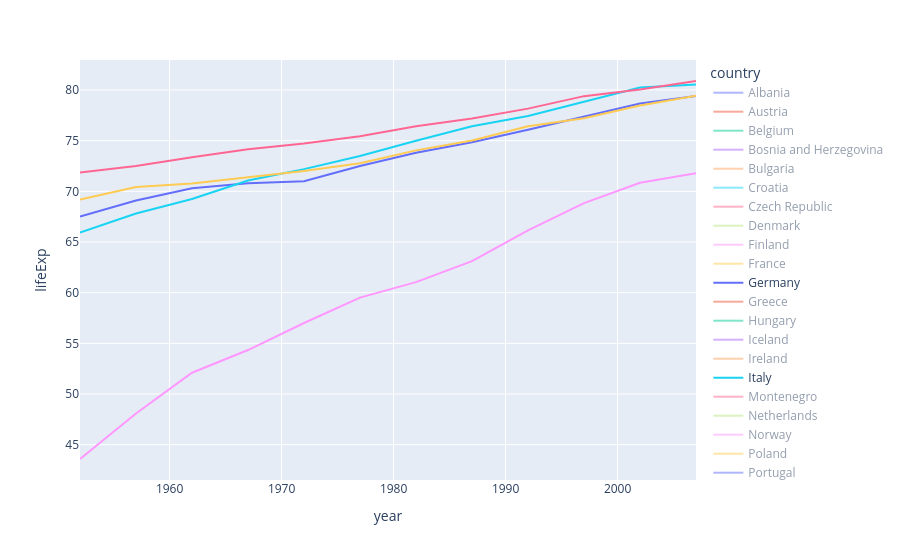

Notebook code cell kept with this figure:
### Code cell
fig = px.line(df, x="year" , y="lifeExp" , color="country", hover_name="iso_alpha")
fig.show()

### Figure 1 — Plotly figure (JSON) as saved in the notebook; plotly's stock layout.template omitted (floating-point values rounded to 4 significant figures)
{"data": [{"hovertemplate": "<b>%{hovertext}</b><br><br>country=Albania<br>year=%{x}<br>lifeExp=%{y}<extra></extra>", "hovertext": ["ALB", "ALB", "ALB", "ALB", "ALB", "ALB", "ALB", "ALB", "ALB", "ALB", "ALB", "ALB"], "legendgroup": "Albania", "line": {"color": "#636efa", "dash": "solid"}, "marker": {"symbol": "circle"}, "mode": "lines", "name": "Albania", "orientation": "v", "showlegend": true, "type": "scatter", "visible": "legendonly", "x": [1952, 1957, 1962, 1967, 1972, 1977, 1982, 1987, 1992, 1997, 2002, 2007], "xaxis": "x", "y": [55.23, 59.28, 64.82, 66.22, 67.69, 68.93, 70.42, 72, 71.58, 72.95, 75.65, 76.42], "yaxis": "y"}, {"hovertemplate": "<b>%{hovertext}</b><br><br>country=Austria<br>year=%{x}<br>lifeExp=%{y}<extra></extra>", "hovertext": ["AUT", "AUT", "AUT", "AUT", "AUT", "AUT", "AUT", "AUT", "AUT", "AUT", "AUT", "AUT"], "legendgroup": "Austria", "line": {"color": "#EF553B", "dash": "solid"}, "marker": {"symbol": "circle"}, "mode": "lines", "name": "Austria", "orientation": "v", "showlegend": true, "type": "scatter", "visible": "legendonly", "x": [1952, 1957, 1962, 1967, 1972, 1977, 1982, 1987, 1992, 1997, 2002, 2007], "xaxis": "x", "y": [66.8, 67.48, 69.54, 70.14, 70.63, 72.17, 73.18, 74.94, 76.04, 77.51, 78.98, 79.83], "yaxis": "y"}, {"hovertemplate": "<b>%{hovertext}</b><br><br>country=Belgium<br>year=%{x}<br>lifeExp=%{y}<extra></extra>", "hovertext": ["BEL", "BEL", "BEL", "BEL", "BEL", "BEL", "BEL", "BEL", "BEL", "BEL", "BEL", "BEL"], "legendgroup": "Belgium", "line": {"color": "#00cc96", "dash": "solid"}, "marker": {"symbol": "circle"}, "mode": "lines", "name": "Belgium", "orientation": "v", "showlegend": true, "type": "scatter", "visible": "legendonly", "x": [1952, 1957, 1962, 1967, 1972, 1977, 1982, 1987, 1992, 1997, 2002, 2007], "xaxis": "x", "y": [68, 69.24, 70.25, 70.94, 71.44, 72.8, 73.93, 75.35, 76.46, 77.53, 78.32, 79.44], "yaxis": "y"}, {"hovertemplate": "<b>%{hovertext}</b><br><br>country=Bosnia and Herzegovina<br>year=%{x}<br>lifeExp=%{y}<extra></extra>", "hovertext": ["BIH", "BIH", "BIH", "BIH", "BIH", "BIH", "BIH", "BIH", "BIH", "BIH", "BIH", "BIH"], "legendgroup": "Bosnia and Herzegovina", "line": {"color": "#ab63fa", "dash": "solid"}, "marker": {"symbol": "circle"}, "mode": "lines", "name": "Bosnia and Herzegovina", "orientation": "v", "showlegend": true, "type": "scatter", "visible": "legendonly", "x": [1952, 1957, 1962, 1967, 1972, 1977, 1982, 1987, 1992, 1997, 2002, 2007], "xaxis": "x", "y": [53.82, 58.45, 61.93, 64.79, 67.45, 69.86, 70.69, 71.14, 72.18, 73.24, 74.09, 74.85], "yaxis": "y"}, {"hovertemplate": "<b>%{hovertext}</b><br><br>country=Bulgaria<br>year=%{x}<br>lifeExp=%{y}<extra></extra>", "hovertext": ["BGR", "BGR", "BGR", "BGR", "BGR", "BGR", "BGR", "BGR", "BGR", "BGR", "BGR", "BGR"], "legendgroup": "Bulgaria", "line": {"color": "#FFA15A", "dash": "solid"}, "marker": {"symbol": "circle"}, "mode": "lines", "name": "Bulgaria", "orientation": "v", "showlegend": true, "type": "scatter", "visible": "legendonly", "x": [1952, 1957, 1962, 1967, 1972, 1977, 1982, 1987, 1992, 1997, 2002, 2007], "xaxis": "x", "y": [59.6, 66.61, 69.51, 70.42, 70.9, 70.81, 71.08, 71.34, 71.19, 70.32, 72.14, 73.0], "yaxis": "y"}, {"hovertemplate": "<b>%{hovertext}</b><br><br>country=Croatia<br>year=%{x}<br>lifeExp=%{y}<extra></extra>", "hovertext": ["HRV", "HRV", "HRV", "HRV", "HRV", "HRV", "HRV", "HRV", "HRV", "HRV", "HRV", "HRV"], "legendgroup": "Croatia", "line": {"color": "#19d3f3", "dash": "solid"}, "marker": {"symbol": "circle"}, "mode": "lines", "name": "Croatia", "orientation": "v", "showlegend": true, "type": "scatter", "visible": "legendonly", "x": [1952, 1957, 1962, 1967, 1972, 1977, 1982, 1987, 1992, 1997, 2002, 2007], "xaxis": "x", "y": [61.21, 64.77, 67.13, 68.5, 69.61, 70.64, 70.46, 71.52, 72.53, 73.68, 74.88, 75.75], "yaxis": "y"}, {"hovertemplate": "<b>%{hovertext}</b><br><br>country=Czech Republic<br>year=%{x}<br>lifeExp=%{y}<extra></extra>", "hovertext": ["CZE", "CZE", "CZE", "CZE", "CZE", "CZE", "CZE", "CZE", "CZE", "CZE", "CZE", "CZE"], "legendgroup": "Czech Republic", "line": {"color": "#FF6692", "dash": "solid"}, "marker": {"symbol": "circle"}, "mode": "lines", "name": "Czech Republic", "orientation": "v", "showlegend": true, "type": "scatter", "visible": "legendonly", "x": [1952, 1957, 1962, 1967, 1972, 1977, 1982, 1987, 1992, 1997, 2002, 2007], "xaxis": "x", "y": [66.87, 69.03, 69.9, 70.38, 70.29, 70.71, 70.96, 71.58, 72.4, 74.01, 75.51, 76.49], "yaxis": "y"}, {"hovertemplate": "<b>%{hovertext}</b><br><br>country=Denmark<br>year=%{x}<br>lifeExp=%{y}<extra></extra>", "hovertext": ["DNK", "DNK", "DNK", "DNK", "DNK", "DNK", "DNK", "DNK", "DNK", "DNK", "DNK", "DNK"], "legendgroup": "Denmark", "line": {"color": "#B6E880", "dash": "solid"}, "marker": {"symbol": "circle"}, "mode": "lines", "name": "Denmark", "orientation": "v", "showlegend": true, "type": "scatter", "visible": "legendonly", "x": [1952, 1957, 1962, 1967, 1972, 1977, 1982, 1987, 1992, 1997, 2002, 2007], "xaxis": "x", "y": [70.78, 71.81, 72.35, 72.96, 73.47, 74.69, 74.63, 74.8, 75.33, 76.11, 77.18, 78.33], "yaxis": "y"}, {"hovertemplate": "<b>%{hovertext}</b><br><br>country=Finland<br>year=%{x}<br>lifeExp=%{y}<extra></extra>", "hovertext": ["FIN", "FIN", "FIN", "FIN", "FIN", "FIN", "FIN", "FIN", "FIN", "FIN", "FIN", "FIN"], "legendgroup": "Finland", "line": {"color": "#FF97FF", "dash": "solid"}, "marker": {"symbol": "circle"}, "mode": "lines", "name": "Finland", "orientation": "v", "showlegend": true, "type": "scatter", "visible": "legendonly", "x": [1952, 1957, 1962, 1967, 1972, 1977, 1982, 1987, 1992, 1997, 2002, 2007], "xaxis": "x", "y": [66.55, 67.49, 68.75, 69.83, 70.87, 72.52, 74.55, 74.83, 75.7, 77.13, 78.37, 79.31], "yaxis": "y"}, {"hovertemplate": "<b>%{hovertext}</b><br><br>country=France<br>year=%{x}<br>lifeExp=%{y}<extra></extra>", "hovertext": ["FRA", "FRA", "FRA", "FRA", "FRA", "FRA", "FRA", "FRA", "FRA", "FRA", "FRA", "FRA"], "legendgroup": "France", "line": {"color": "#FECB52", "dash": "solid"}, "marker": {"symbol": "circle"}, "mode": "lines", "name": "France", "orientation": "v", "showlegend": true, "type": "scatter", "visible": "legendonly", "x": [1952, 1957, 1962, 1967, 1972, 1977, 1982, 1987, 1992, 1997, 2002, 2007], "xaxis": "x", "y": [67.41, 68.93, 70.51, 71.55, 72.38, 73.83, 74.89, 76.34, 77.46, 78.64, 79.59, 80.66], "yaxis": "y"}, {"hovertemplate": "<b>%{hovertext}</b><br><br>country=Germany<br>year=%{x}<br>lifeExp=%{y}<extra></extra>", "hovertext": ["DEU", "DEU", "DEU", "DEU", "DEU", "DEU", "DEU", "DEU", "DEU", "DEU", "DEU", "DEU"], "legendgroup": "Germany", "line": {"color": "#636efa", "dash": "solid"}, "marker": {"symbol": "circle"}, "mode": "lines", "name": "Germany", "orientation": "v", "showlegend": true, "type": "scatter", "x": [1952, 1957, 1962, 1967, 1972, 1977, 1982, 1987, 1992, 1997, 2002, 2007], "xaxis": "x", "y": [67.5, 69.1, 70.3, 70.8, 71, 72.5, 73.8, 74.85, 76.07, 77.34, 78.67, 79.41], "yaxis": "y"}, {"hovertemplate": "<b>%{hovertext}</b><br><br>country=Greece<br>year=%{x}<br>lifeExp=%{y}<extra></extra>", "hovertext": ["GRC", "GRC", "GRC", "GRC", "GRC", "GRC", "GRC", "GRC", "GRC", "GRC", "GRC", "GRC"], "legendgroup": "Greece", "line": {"color": "#EF553B", "dash": "solid"}, "marker": {"symbol": "circle"}, "mode": "lines", "name": "Greece", "orientation": "v", "showlegend": true, "type": "scatter", "visible": "legendonly", "x": [1952, 1957, 1962, 1967, 1972, 1977, 1982, 1987, 1992, 1997, 2002, 2007], "xaxis": "x", "y": [65.86, 67.86, 69.51, 71, 72.34, 73.68, 75.24, 76.67, 77.03, 77.87, 78.26, 79.48], "yaxis": "y"}, {"hovertemplate": "<b>%{hovertext}</b><br><br>country=Hungary<br>year=%{x}<br>lifeExp=%{y}<extra></extra>", "hovertext": ["HUN", "HUN", "HUN", "HUN", "HUN", "HUN", "HUN", "HUN", "HUN", "HUN", "HUN", "HUN"], "legendgroup": "Hungary", "line": {"color": "#00cc96", "dash": "solid"}, "marker": {"symbol": "circle"}, "mode": "lines", "name": "Hungary", "orientation": "v", "showlegend": true, "type": "scatter", "visible": "legendonly", "x": [1952, 1957, 1962, 1967, 1972, 1977, 1982, 1987, 1992, 1997, 2002, 2007], "xaxis": "x", "y": [64.03, 66.41, 67.96, 69.5, 69.76, 69.95, 69.39, 69.58, 69.17, 71.04, 72.59, 73.34], "yaxis": "y"}, {"hovertemplate": "<b>%{hovertext}</b><br><br>country=Iceland<br>year=%{x}<br>lifeExp=%{y}<extra></extra>", "hovertext": ["ISL", "ISL", "ISL", "ISL", "ISL", "ISL", "ISL", "ISL", "ISL", "ISL", "ISL", "ISL"], "legendgroup": "Iceland", "line": {"color": "#ab63fa", "dash": "solid"}, "marker": {"symbol": "circle"}, "mode": "lines", "name": "Iceland", "orientation": "v", "showlegend": true, "type": "scatter", "visible": "legendonly", "x": [1952, 1957, 1962, 1967, 1972, 1977, 1982, 1987, 1992, 1997, 2002, 2007], "xaxis": "x", "y": [72.49, 73.47, 73.68, 73.73, 74.46, 76.11, 76.99, 77.23, 78.77, 78.95, 80.5, 81.76], "yaxis": "y"}, {"hovertemplate": "<b>%{hovertext}</b><br><br>country=Ireland<br>year=%{x}<br>lifeExp=%{y}<extra></extra>", "hovertext": ["IRL", "IRL", "IRL", "IRL", "IRL", "IRL", "IRL", "IRL", "IRL", "IRL", "IRL", "IRL"], "legendgroup": "Ireland", "line": {"color": "#FFA15A", "dash": "solid"}, "marker": {"symbol": "circle"}, "mode": "lines", "name": "Ireland", "orientation": "v", "showlegend": true, "type": "scatter", "visible": "legendonly", "x": [1952, 1957, 1962, 1967, 1972, 1977, 1982, 1987, 1992, 1997, 2002, 2007], "xaxis": "x", "y": [66.91, 68.9, 70.29, 71.08, 71.28, 72.03, 73.1, 74.36, 75.47, 76.12, 77.78, 78.89], "yaxis": "y"}, {"hovertemplate": "<b>%{hovertext}</b><br><br>country=Italy<br>year=%{x}<br>lifeExp=%{y}<extra></extra>", "hovertext": ["ITA", "ITA", "ITA", "ITA", "ITA", "ITA", "ITA", "ITA", "ITA", "ITA", "ITA", "ITA"], "legendgroup": "Italy", "line": {"color": "#19d3f3", "dash": "solid"}, "marker": {"symbol": "circle"}, "mode": "lines", "name": "Italy", "orientation": "v", "showlegend": true, "type": "scatter", "visible": true, "x": [1952, 1957, 1962, 1967, 1972, 1977, 1982, 1987, 1992, 1997, 2002, 2007], "xaxis": "x", "y": [65.94, 67.81, 69.24, 71.06, 72.19, 73.48, 74.98, 76.42, 77.44, 78.82, 80.24, 80.55], "yaxis": "y"}, {"hovertemplate": "<b>%{hovertext}</b><br><br>country=Montenegro<br>year=%{x}<br>lifeExp=%{y}<extra></extra>", "hovertext": ["MNE", "MNE", "MNE", "MNE", "MNE", "MNE", "MNE", "MNE", "MNE", "MNE", "MNE", "MNE"], "legendgroup": "Montenegro", "line": {"color": "#FF6692", "dash": "solid"}, "marker": {"symbol": "circle"}, "mode": "lines", "name": "Montenegro", "orientation": "v", "showlegend": true, "type": "scatter", "visible": "legendonly", "x": [1952, 1957, 1962, 1967, 1972, 1977, 1982, 1987, 1992, 1997, 2002, 2007], "xaxis": "x", "y": [59.16, 61.45, 63.73, 67.18, 70.64, 73.07, 74.1, 74.86, 75.44, 75.44, 73.98, 74.54], "yaxis": "y"}, {"hovertemplate": "<b>%{hovertext}</b><br><br>country=Netherlands<br>year=%{x}<br>lifeExp=%{y}<extra></extra>", "hovertext": ["NLD", "NLD", "NLD", "NLD", "NLD", "NLD", "NLD", "NLD", "NLD", "NLD", "NLD", "NLD"], "legendgroup": "Netherlands", "line": {"color": "#B6E880", "dash": "solid"}, "marker": {"symbol": "circle"}, "mode": "lines", "name": "Netherlands", "orientation": "v", "showlegend": true, "type": "scatter", "visible": "legendonly", "x": [1952, 1957, 1962, 1967, 1972, 1977, 1982, 1987, 1992, 1997, 2002, 2007], "xaxis": "x", "y": [72.13, 72.99, 73.23, 73.82, 73.75, 75.24, 76.05, 76.83, 77.42, 78.03, 78.53, 79.76], "yaxis": "y"}, {"hovertemplate": "<b>%{hovertext}</b><br><br>country=Norway<br>year=%{x}<br>lifeExp=%{y}<extra></extra>", "hovertext": ["NOR", "NOR", "NOR", "NOR", "NOR", "NOR", "NOR", "NOR", "NOR", "NOR", "NOR", "NOR"], "legendgroup": "Norway", "line": {"color": "#FF97FF", "dash": "solid"}, "marker": {"symbol": "circle"}, "mode": "lines", "name": "Norway", "orientation": "v", "showlegend": true, "type": "scatter", "visible": "legendonly", "x": [1952, 1957, 1962, 1967, 1972, 1977, 1982, 1987, 1992, 1997, 2002, 2007], "xaxis": "x", "y": [72.67, 73.44, 73.47, 74.08, 74.34, 75.37, 75.97, 75.89, 77.32, 78.32, 79.05, 80.2], "yaxis": "y"}, {"hovertemplate": "<b>%{hovertext}</b><br><br>country=Poland<br>year=%{x}<br>lifeExp=%{y}<extra></extra>", "hovertext": ["POL", "POL", "POL", "POL", "POL", "POL", "POL", "POL", "POL", "POL", "POL", "POL"], "legendgroup": "Poland", "line": {"color": "#FECB52", "dash": "solid"}, "marker": {"symbol": "circle"}, "mode": "lines", "name": "Poland", "orientation": "v", "showlegend": true, "type": "scatter", "visible": "legendonly", "x": [1952, 1957, 1962, 1967, 1972, 1977, 1982, 1987, 1992, 1997, 2002, 2007], "xaxis": "x", "y": [61.31, 65.77, 67.64, 69.61, 70.85, 70.67, 71.32, 70.98, 70.99, 72.75, 74.67, 75.56], "yaxis": "y"}, {"hovertemplate": "<b>%{hovertext}</b><br><br>country=Portugal<br>year=%{x}<br>lifeExp=%{y}<extra></extra>", "hovertext": ["PRT", "PRT", "PRT", "PRT", "PRT", "PRT", "PRT", "PRT", "PRT", "PRT", "PRT", "PRT"], "legendgroup": "Portugal", "line": {"color": "#636efa", "dash": "solid"}, "marker": {"symbol": "circle"}, "mode": "lines", "name": "Portugal", "orientation": "v", "showlegend": true, "type": "scatter", "visible": "legendonly", "x": [1952, 1957, 1962, 1967, 1972, 1977, 1982, 1987, 1992, 1997, 2002, 2007], "xaxis": "x", "y": [59.82, 61.51, 64.39, 66.6, 69.26, 70.41, 72.77, 74.06, 74.86, 75.97, 77.29, 78.1], "yaxis": "y"}, {"hovertemplate": "<b>%{hovertext}</b><br><br>country=Romania<br>year=%{x}<br>lifeExp=%{y}<extra></extra>", "hovertext": ["ROU", "ROU", "ROU", "ROU", "ROU", "ROU", "ROU", "ROU", "ROU", "ROU", "ROU", "ROU"], "legendgroup": "Romania", "line": {"color": "#EF553B", "dash": "solid"}, "marker": {"symbol": "circle"}, "mode": "lines", "name": "Romania", "orientation": "v", "showlegend": true, "type": "scatter", "visible": "legendonly", "x": [1952, 1957, 1962, 1967, 1972, 1977, 1982, 1987, 1992, 1997, 2002, 2007], "xaxis": "x", "y": [61.05, 64.1, 66.8, 66.8, 69.21, 69.46, 69.66, 69.53, 69.36, 69.72, 71.32, 72.48], "yaxis": "y"}, {"hovertemplate": "<b>%{hovertext}</b><br><br>country=Serbia<br>year=%{x}<br>lifeExp=%{y}<extra></extra>", "hovertext": ["SRB", "SRB", "SRB", "SRB", "SRB", "SRB", "SRB", "SRB", "SRB", "SRB", "SRB", "SRB"], "legendgroup": "Serbia", "line": {"color": "#00cc96", "dash": "solid"}, "marker": {"symbol": "circle"}, "mode": "lines", "name": "Serbia", "orientation": "v", "showlegend": true, "type": "scatter", "visible": "legendonly", "x": [1952, 1957, 1962, 1967, 1972, 1977, 1982, 1987, 1992, 1997, 2002, 2007], "xaxis": "x", "y": [58.0, 61.69, 64.53, 66.91, 68.7, 70.3, 70.16, 71.22, 71.66, 72.23, 73.21, 74.0], "yaxis": "y"}, {"hovertemplate": "<b>%{hovertext}</b><br><br>country=Slovak Republic<br>year=%{x}<br>lifeExp=%{y}<extra></extra>", "hovertext": ["SVK", "SVK", "SVK", "SVK", "SVK", "SVK", "SVK", "SVK", "SVK", "SVK", "SVK", "SVK"], "legendgroup": "Slovak Republic", "line": {"color": "#ab63fa", "dash": "solid"}, "marker": {"symbol": "circle"}, "mode": "lines", "name": "Slovak Republic", "orientation": "v", "showlegend": true, "type": "scatter", "visible": "legendonly", "x": [1952, 1957, 1962, 1967, 1972, 1977, 1982, 1987, 1992, 1997, 2002, 2007], "xaxis": "x", "y": [64.36, 67.45, 70.33, 70.98, 70.35, 70.45, 70.8, 71.08, 71.38, 72.71, 73.8, 74.66], "yaxis": "y"}, {"hovertemplate": "<b>%{hovertext}</b><br><br>country=Slovenia<br>year=%{x}<br>lifeExp=%{y}<extra></extra>", "hovertext": ["SVN", "SVN", "SVN", "SVN", "SVN", "SVN", "SVN", "SVN", "SVN", "SVN", "SVN", "SVN"], "legendgroup": "Slovenia", "line": {"color": "#FFA15A", "dash": "solid"}, "marker": {"symbol": "circle"}, "mode": "lines", "name": "Slovenia", "orientation": "v", "showlegend": true, "type": "scatter", "visible": "legendonly", "x": [1952, 1957, 1962, 1967, 1972, 1977, 1982, 1987, 1992, 1997, 2002, 2007], "xaxis": "x", "y": [65.57, 67.85, 69.15, 69.18, 69.82, 70.97, 71.06, 72.25, 73.64, 75.13, 76.66, 77.93], "yaxis": "y"}, {"hovertemplate": "<b>%{hovertext}</b><br><br>country=Spain<br>year=%{x}<br>lifeExp=%{y}<extra></extra>", "hovertext": ["ESP", "ESP", "ESP", "ESP", "ESP", "ESP", "ESP", "ESP", "ESP", "ESP", "ESP", "ESP"], "legendgroup": "Spain", "line": {"color": "#19d3f3", "dash": "solid"}, "marker": {"symbol": "circle"}, "mode": "lines", "name": "Spain", "orientation": "v", "showlegend": true, "type": "scatter", "visible": "legendonly", "x": [1952, 1957, 1962, 1967, 1972, 1977, 1982, 1987, 1992, 1997, 2002, 2007], "xaxis": "x", "y": [64.94, 66.66, 69.69, 71.44, 73.06, 74.39, 76.3, 76.9, 77.57, 78.77, 79.78, 80.94], "yaxis": "y"}, {"hovertemplate": "<b>%{hovertext}</b><br><br>country=Sweden<br>year=%{x}<br>lifeExp=%{y}<extra></extra>", "hovertext": ["SWE", "SWE", "SWE", "SWE", "SWE", "SWE", "SWE", "SWE", "SWE", "SWE", "SWE", "SWE"], "legendgroup": "Sweden", "line": {"color": "#FF6692", "dash": "solid"}, "marker": {"symbol": "circle"}, "mode": "lines", "name": "Sweden", "orientation": "v", "showlegend": true, "type": "scatter", "visible": true, "x": [1952, 1957, 1962, 1967, 1972, 1977, 1982, 1987, 1992, 1997, 2002, 2007], "xaxis": "x", "y": [71.86, 72.49, 73.37, 74.16, 74.72, 75.44, 76.42, 77.19, 78.16, 79.39, 80.04, 80.88], "yaxis": "y"}, {"hovertemplate": "<b>%{hovertext}</b><br><br>country=Switzerland<br>year=%{x}<br>lifeExp=%{y}<extra></extra>", "hovertext": ["CHE", "CHE", "CHE", "CHE", "CHE", "CHE", "CHE", "CHE", "CHE", "CHE", "CHE", "CHE"], "legendgroup": "Switzerland", "line": {"color": "#B6E880", "dash": "solid"}, "marker": {"symbol": "circle"}, "mode": "lines", "name": "Switzerland", "orientation": "v", "showlegend": true, "type": "scatter", "visible": "legendonly", "x": [1952, 1957, 1962, 1967, 1972, 1977, 1982, 1987, 1992, 1997, 2002, 2007], "xaxis": "x", "y": [69.62, 70.56, 71.32, 72.77, 73.78, 75.39, 76.21, 77.41, 78.03, 79.37, 80.62, 81.7], "yaxis": "y"}, {"hovertemplate": "<b>%{hovertext}</b><br><br>country=Turkey<br>year=%{x}<br>lifeExp=%{y}<extra></extra>", "hovertext": ["TUR", "TUR", "TUR", "TUR", "TUR", "TUR", "TUR", "TUR", "TUR", "TUR", "TUR", "TUR"], "legendgroup": "Turkey", "line": {"color": "#FF97FF", "dash": "solid"}, "marker": {"symbol": "circle"}, "mode": "lines", "name": "Turkey", "orientation": "v", "showlegend": true, "type": "scatter", "x": [1952, 1957, 1962, 1967, 1972, 1977, 1982, 1987, 1992, 1997, 2002, 2007], "xaxis": "x", "y": [43.59, 48.08, 52.1, 54.34, 57.01, 59.51, 61.04, 63.11, 66.15, 68.83, 70.84, 71.78], "yaxis": "y"}, {"hovertemplate": "<b>%{hovertext}</b><br><br>country=United Kingdom<br>year=%{x}<br>lifeExp=%{y}<extra></extra>", "hovertext": ["GBR", "GBR", "GBR", "GBR", "GBR", "GBR", "GBR", "GBR", "GBR", "GBR", "GBR", "GBR"], "legendgroup": "United Kingdom", "line": {"color": "#FECB52", "dash": "solid"}, "marker": {"symbol": "circle"}, "mode": "lines", "name": "United Kingdom", "orientation": "v", "showlegend": true, "type": "scatter", "visible": true, "x": [1952, 1957, 1962, 1967, 1972, 1977, 1982, 1987, 1992, 1997, 2002, 2007], "xaxis": "x", "y": [69.18, 70.42, 70.76, 71.36, 72.01, 72.76, 74.04, 75.01, 76.42, 77.22, 78.47, 79.42], "yaxis": "y"}], "layout": {"autosize": true, "legend": {"title": {"text": "country"}, "tracegroupgap": 0}, "margin": {"t": 60}, "xaxis": {"anchor": "y", "autorange": true, "domain": [0, 1], "range": [1952, 2007], "title": {"text": "year"}, "type": "linear"}, "yaxis": {"anchor": "x", "autorange": true, "domain": [0, 1], "range": [41.51, 82.96], "title": {"text": "lifeExp"}, "type": "linear"}}}
